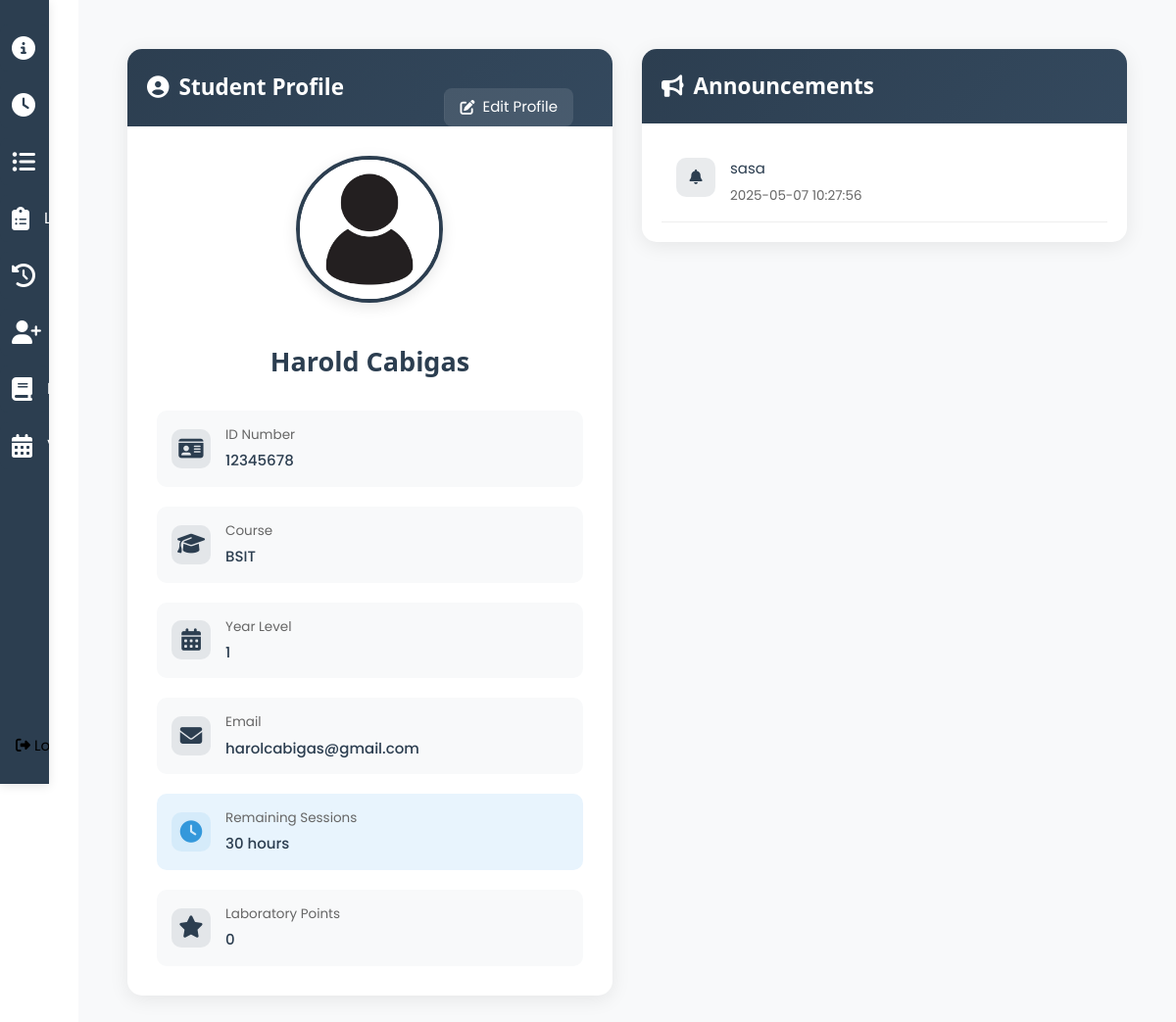
The app's page /information (signed in), older data.
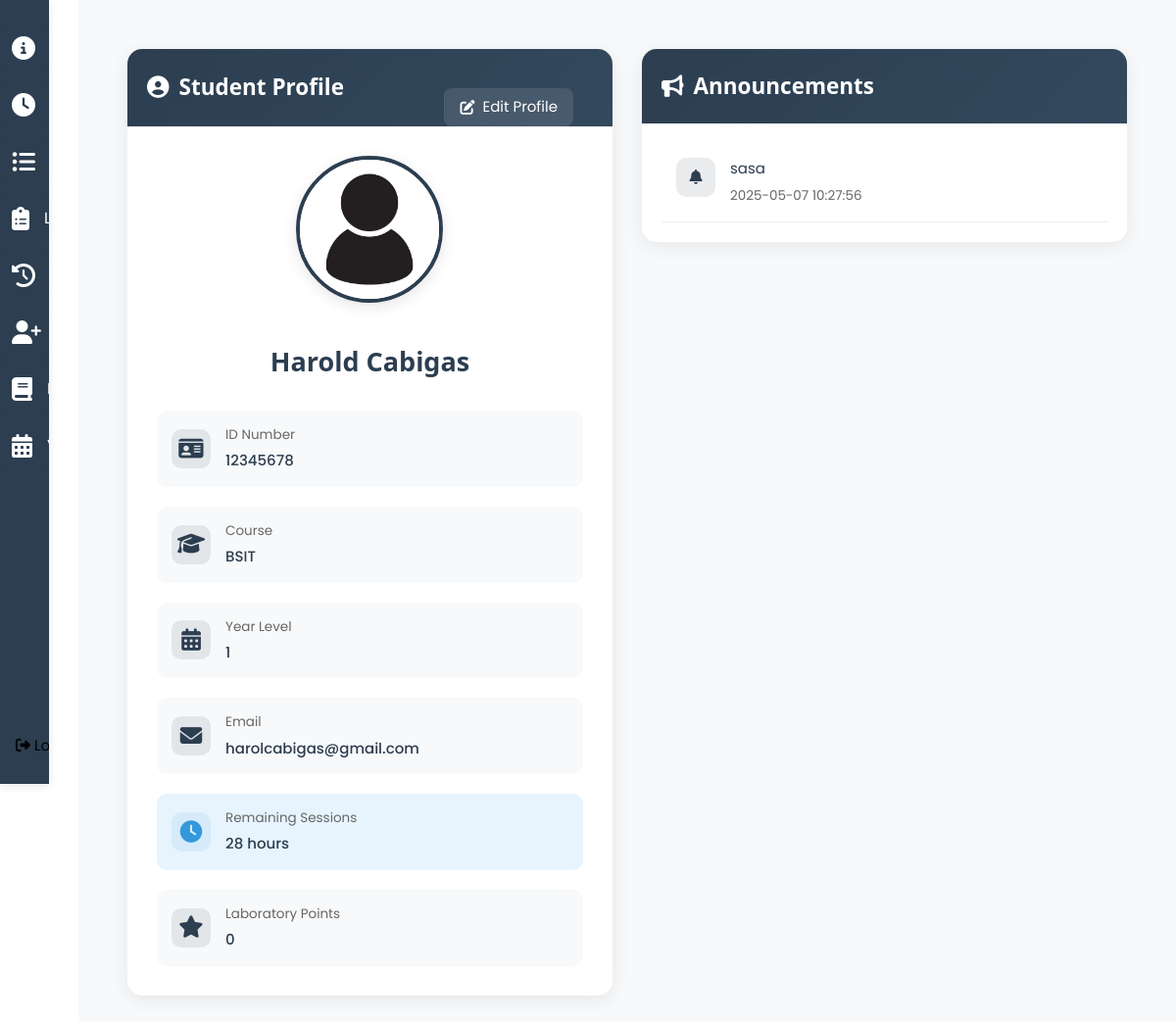
The same page, newer data.
### tables this page shows
CREATE TABLE users (
                id INTEGER PRIMARY KEY AUTOINCREMENT,
                username TEXT UNIQUE NOT NULL,
                password TEXT NOT NULL,
                firstname TEXT NOT NULL,
                lastname TEXT NOT NULL,
                email TEXT UNIQUE NOT NULL,
                role TEXT NOT NULL,
                remaining_sessions INTEGER DEFAULT 0,
                points INTEGER DEFAULT 0,
                course TEXT,
                yearlvl TEXT,
                profile_pic TEXT
            , midname text);

### app.py (the view)
@app.route('/information')
def information():
    if 'username' not in session:
        flash('Please log in first.', 'error')
        return redirect(url_for('login'))
    user = dbhelper.get_user_info(session['username'])
    if not user:
        flash("User not found!", "error")
        return redirect(url_for("login"))
    points = dbhelper.get_student_points(user['id'])
    user['points'] = points
    announcements = dbhelper.get_announcements()
    return render_template('information.html', user=user, announcements=announcements)

### dbhelper.py (called while the page is built)
def get_db_connection():
    conn = sqlite3.connect(DATABASE)
    conn.row_factory = sqlite3.Row
    return conn

def get_announcements():
    conn = get_db_connection()
    cursor = conn.cursor()
    cursor.execute("""
                SELECT * FROM announcements
                ORDER BY date_created DESC
            """)
    announcements = cursor.fetchall()
    conn.close()
    return announcements

def get_student_points(student_id):
    try:
        conn = get_db_connection()
        cursor = conn.cursor()
        cursor.execute("""
            SELECT points
            FROM sit_in_history
            WHERE user_id = ?
            ORDER BY time_out DESC
            LIMIT 1
        """, (student_id,))
        result = cursor.fetchone()
        points = result[0] if result else 0
        conn.close()
        return points
    except Exception as e:
        print(f"Error getting student points: {e}")
        return 0

### templates/information.html (shortened to what the changed rows need)
{% extends 'dashboard.html' %}
{% block content %}
<div class="w3-container info-container">
    <div class="w3-row">
        <div class="w3-col l6 m12 s12">
            <div class="profile-card">
                <div class="profile-header">
                    <h2 style="color: white;"><i class="fas fa-user-circle" style="color: white"></i> Student Profile</h2>
                </div>
                <div class="profile-content">
                    <div class="profile-image-container">
                        {% if user.profile_pic %}
                            <img src="{{ url_for('static', filename='uploads/' + user.profile_pic) }}" alt="Profile Picture" class="profile-image">
                        {% else %}
                            <img src="{{ url_for('static', filename='uploads/profile.jpg') }}" alt="Default Profile Picture" class="profile-image">
                        {% endif %}
                    </div>
                    <div class="student-info">
                        <h3 class="student-name">{{ user.firstname }} {{ user.lastname }}</h3>
                        <div class="info-grid">
                            <div class="info-item">
                                <div class="info-content">
                                    <label>ID Number</label>
                                    <p>{{ user.id }}</p>
                                </div>
                            </div>
                            <div class="info-item">
                                <div class="info-content">
                                    <label>Course</label>
                                    <p>{{ user.course }}</p>
                                </div>
                            </div>
                            <div class="info-item">
                                <div class="info-content">
                                    <label>Year Level</label>
                                    <p>{{ user.yearlvl }}</p>
                                </div>
                            </div>
                            <div class="info-item">
                                <div class="info-content">
                                    <label>Email</label>
                                    <p>{{ user.email }}</p>
                                </div>
                            </div>
                            <div class="info-item highlight">
                                <div class="info-content">
                                    <p><span id="timeRemaining">{{ user.remaining_sessions }}</span> hours</p>
                                </div>
                            </div>
                            <div class="info-item">
                            </div>
                        </div>
                    </div>
                </div>
            </div>
        </div>
        <div class="w3-col l6 m12 s12">
            <div class="announcements-card">
                <div class="announcements-header">
                    <h2 style="color: white;">
                        <i class="fas fa-bullhorn"></i> Announcements
                    </h2>
                </div>
            </div>
        </div>
    </div>
</div>
{% endblock %}

Row changes from the older to the newer data that the page shows:
changed users "Harold": remaining_sessions "30" → "28"
